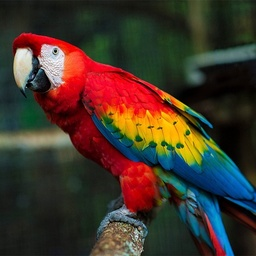
#> input picture lab7/obraz.jpg, 256 x 256 px, shrunk from 500 x 500 before the run
$ python zad_lab7.py
#> lines starting #> are read from the running program, lines starting #| are printed output that depends on the picture
import matplotlib.pyplot as plt
import numpy as np
from PIL import Image, ImageFilter, ImageChops

im = Image.open('obraz.jpg')
#> im is the input picture: PIL image 256x256 RGB; mean R, G, B 66.1, 52.9, 42.2


# Zadanie 1:
def zakres(w, h):
    return [(i, j) for i in range(w) for j in range(h)]


def filtruj(obraz, kernel, scale):
#> called with scale = 16
    w, h = obraz.size
#> w = 256; h = 256
    pixele_obraz = obraz.load()
    kopia = obraz.copy()
    pixele_kopia = kopia.load()

    for i in range((int(len(kernel) / 2)), w - int(len(kernel) / 2)):
        for j in range(int(len(kernel) / 2), h - int(len(kernel) / 2)):
            tmp_arr = np.zeros(np.array(kernel).shape, dtype=object)
            for x, y in zakres(len(kernel), len(kernel)):
                a = i + x - int(len(kernel) / 2)
                b = j + y - int(len(kernel) / 2)

                tmp_arr[x, y] = (pixele_obraz[a, b] * kernel[x][y])

                if len(tmp_arr[x][y]) == 0:
                    tmp_arr[x][y] = tuple(np.zeros(3, dtype=int))

            suma = [0, 0, 0]
            for x, y in zakres(len(kernel), len(kernel)):
                for rgb in range(0, 3):
                    suma[rgb] += int(tmp_arr[x][y][rgb])

            pixele_kopia[i, j] = (int(suma[0] / scale), int(suma[1] / scale), int(suma[2] / scale))

    return kopia


# Zadanie 2:
parametry_BLUR = ImageFilter.BLUR.filterargs
kernel_BLUR = [
    [1, 1, 1, 1, 1],
    [1, 0, 0, 0, 1],
    [1, 0, 0, 0, 1],
    [1, 0, 0, 0, 1],
    [1, 1, 1, 1, 1]
    ]
# ppkt a.
blur = filtruj(im, kernel_BLUR, parametry_BLUR[1])
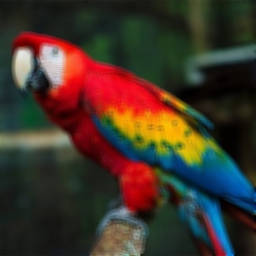
#> blur: PIL image 256x256 RGB; mean R, G, B 65.7, 52.5, 41.8
blur1 = im.filter(ImageFilter.BLUR)

# ppkt b.
plt.figure(figsize=(15, 18))
plt.subplot(1, 3, 1)
plt.imshow(blur)
plt.title('Moja f-cja BLUR')
plt.axis('off')

plt.subplot(1, 3, 2)
plt.imshow(blur1)
plt.title('F-cja Image.filter() z BLUR')
plt.axis('off')

plt.subplot(1, 3, 3)
plt.imshow(ImageChops.difference(blur, blur1))
plt.title('Róznica w filtrach')
plt.axis('off')

plt.subplots_adjust(wspace=0.9)
plt.savefig('fig1.png')
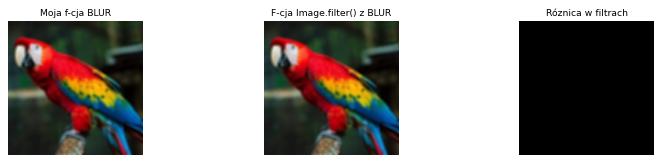
#> figure drawn by matplotlib, 3 panels


# Zadanie 3:
# ppkt a.
im_l = im.convert('L')
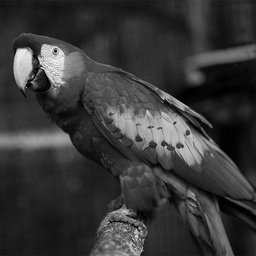
#> im_l: PIL image 256x256 L; min 0, max 249, mean 55.6
SOBEL1 = ImageFilter.EMBOSS
SOBEL1.filterargs = ((3, 3), 1, 128, (-1,  0,  1, -2,  0,  2, -1,  0,  1))
sobel1 = im.filter(SOBEL1)
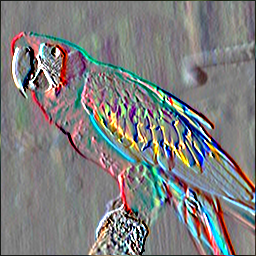
#> sobel1: PIL image 256x256 RGB; mean R, G, B 126.5, 126.6, 126.7

# ppkt b.
SOBEL2 = ImageFilter.EMBOSS
SOBEL2.filterargs = ((3, 3), 1, 128, (-1, -2, -1, 0,  0, 0, 1, 2, 1))
sobel2 = im.filter(SOBEL2)
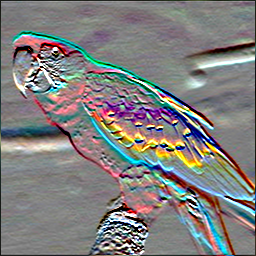
#> sobel2: PIL image 256x256 RGB; mean R, G, B 128, 127.1, 126.4

# ppkt c.
plt.figure(figsize=(15, 18))
plt.subplot(1, 3, 1)
plt.imshow(im_l, 'gray')
plt.title('Obraz\nkonwertowany\nna L')
plt.axis('off')

plt.subplot(1, 3, 2)
plt.imshow(sobel1, 'gray')
plt.title('F-cja SOBEL 1')
plt.axis('off')

plt.subplot(1, 3, 3)
plt.imshow(sobel2, 'gray')
plt.title('F-cja SOBEL 2')
plt.axis('off')

plt.subplots_adjust(wspace=0.9)
plt.savefig('fig2.png')


# Zadanie 4:
# ppkt. 0
plt.figure(figsize=(15, 18))

plt.subplot(4, 2, 1)
plt.imshow(im.filter(ImageFilter.DETAIL()))
plt.title("DETAIL", wrap=True)
plt.axis('off')

plt.subplot(4, 2, 2)
plt.imshow(ImageChops.difference(im, im.filter(ImageFilter.DETAIL())))
plt.title("Róznica w obrazie i DETAIL", wrap=True)
plt.axis('off')

plt.subplot(4, 2, 3)
plt.imshow(im.filter(ImageFilter.EDGE_ENHANCE_MORE()))
plt.title("EDGE_ENHANCE_MORE", wrap=True)
plt.axis('off')

plt.subplot(4, 2, 4)
plt.imshow(ImageChops.difference(im, im.filter(ImageFilter.EDGE_ENHANCE_MORE())))
plt.title("Różnica w obrazie i\nEDGE_ENHANCE_MORE", wrap=True)
plt.axis('off')

plt.subplot(4, 2, 5)
plt.imshow(im.filter(ImageFilter.SHARPEN()))
plt.title("SHARPEN", wrap=True)
plt.axis('off')

plt.subplot(4, 2, 6)
plt.imshow(ImageChops.difference(im, im.filter(ImageFilter.SHARPEN())))
plt.title("Różnica w obrazie i SHARPEN", wrap=True)
plt.axis('off')

plt.subplot(4, 2, 7)
plt.imshow(im.filter(ImageFilter.SMOOTH_MORE()))
plt.title("SMOOTH_MORE", wrap=True)
plt.axis('off')

plt.subplot(4, 2, 8)
plt.imshow(ImageChops.difference(im, im.filter(ImageFilter.SMOOTH_MORE())))
plt.title("Różnica w obrazie i\nSMOOTH_MORE", wrap=True)
plt.axis('off')

plt.subplots_adjust(wspace=0.4, hspace=0.9)
plt.savefig('fig3.png')
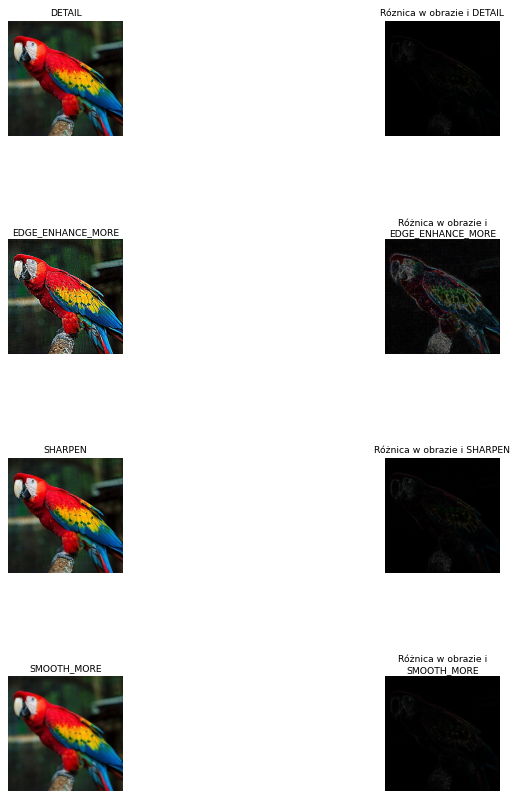
#> figure drawn by matplotlib, 8 panels

# ppkt b.
plt.figure(figsize=(15, 18))

plt.subplot(5, 2, 1)
plt.imshow(im.filter(ImageFilter.GaussianBlur(radius=5)))
plt.title("GaussianBlur(radius=5)", wrap=True)
plt.axis('off')

plt.subplot(5, 2, 2)
plt.imshow(ImageChops.difference(im, im.filter(ImageFilter.GaussianBlur(radius=5))))
plt.title("Różnica w obrazie i GaussianBlur", wrap=True)
plt.axis('off')

plt.subplot(5, 2, 3)
plt.imshow(im.filter(ImageFilter.UnsharpMask(radius=5, percent=150, threshold=2)))
plt.title("UnsharpMask(radius=5, percent=150, threshold=2)", wrap=True)
plt.axis('off')

plt.subplot(5, 2, 4)
plt.imshow(ImageChops.difference(im, im.filter(ImageFilter.UnsharpMask(radius=5, percent=150, threshold=2))))
plt.title("Różnica w obrazie i UnsharpMask", wrap=True)
plt.axis('off')

plt.subplot(5, 2, 5)
plt.imshow(im.filter(ImageFilter.MedianFilter(size=5)))
plt.title("MedianFilter(size=5)", wrap=True)
plt.axis('off')

plt.subplot(5, 2, 6)
plt.imshow(ImageChops.difference(im, im.filter(ImageFilter.MedianFilter(size=5))))
plt.title("Różnica w obrazie i MedianFilter", wrap=True)
plt.axis('off')

plt.subplot(5, 2, 7)
plt.imshow(im.filter(ImageFilter.MinFilter(size=5)))
plt.title("MinFilter(size=3)", wrap=True)
plt.axis('off')

plt.subplot(5, 2, 8)
plt.imshow(ImageChops.difference(im, im.filter(ImageFilter.MinFilter(size=5))))
plt.title("Różnica w obrazie i MinFilter", wrap=True)
plt.axis('off')

plt.subplot(5, 2, 9)
plt.imshow(im.filter(ImageFilter.MaxFilter(size=5)))
plt.title("MaxFilter(size=5)", wrap=True)
plt.axis('off')

plt.subplot(5, 2, 10)
plt.imshow(ImageChops.difference(im, im.filter(ImageFilter.MaxFilter(size=5))))
plt.title("Różnica w obrazie i MaxFilter", wrap=True)
plt.axis('off')

plt.subplots_adjust(wspace=0.3, hspace=0.6)
plt.savefig('fig4.png')
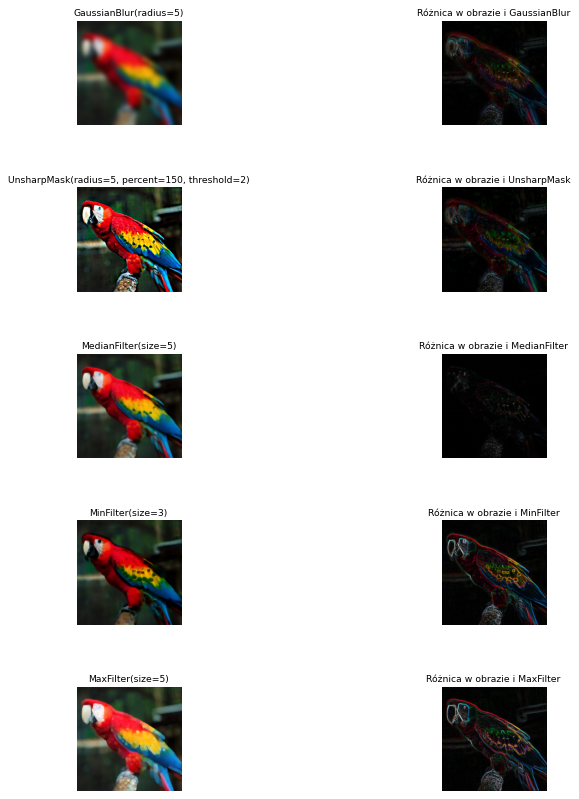
#> figure drawn by matplotlib, 10 panels
